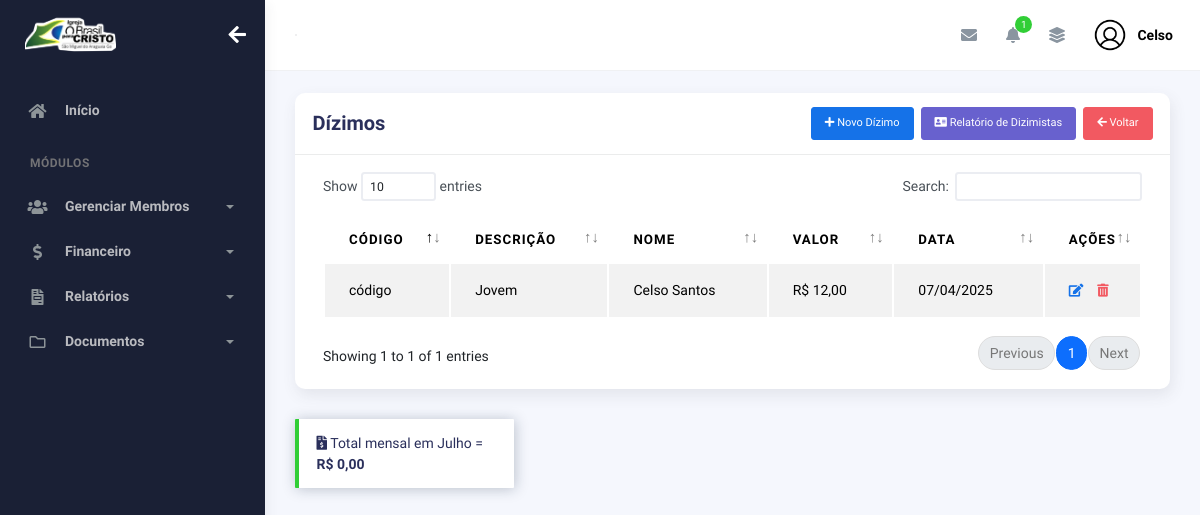
/dizimos/ (signed in), run on the app's committed database.
### plataformadizimos/models.py (models this page shows, shortened)
class Dizimos(models.Model):
    membro = models.ForeignKey(Membros, on_delete=models.CASCADE)
    valor = models.DecimalField(max_digits=10, decimal_places=2)
    data_dizimo = models.DateField(auto_now_add=True)  # Data do dízimo (preenchida automaticamente)

### plataformaigreja/models.py (models this page shows, shortened)
class Membros(models.Model):
    choices_sexo = (('F', 'Feminino'),
                    ('M', 'Masculino'))
    choices_cargo = (('A', 'Auxiliar'),
                     ('C', 'Congregado'),
                     ('Cr', 'Crianças'),
                     ('Da', 'Diaconisa'),
                     ('D', 'Diácono'),
                     ('E', 'Evangelista'),
                     ('J', 'Jovem'),
                     ('Mb', 'Membro'),
                     ('Mi', 'Missionário(a)'),
                     ('Pr', 'Pastor'),
                     ('P', 'Presbítero'))
    nome = models.CharField(max_length=50)
    sexo = models.CharField(max_length=1, choices=choices_sexo)
    cpf = models.CharField(max_length=20, blank=True, null=True)
    email = models.EmailField(blank=True, null=True)
    telefone = models.CharField(max_length=19, blank=True, null=True)
    endereco = models.CharField(max_length=100, blank=True, null=True)
    foto = models.ImageField(upload_to="img_membros", null=True, blank=True)
    data_nascimento = models.DateField(null=True, blank=True)
    data_batismo = models.DateField(null=True, blank=True)
    cargo = models.CharField(max_length=2, choices=choices_cargo)
    pastor = models.ForeignKey(
        User,
        on_delete=models.CASCADE
    )
    nome_igreja = models.ForeignKey('igreja.Igreja', on_delete=models.CASCADE, null=True, blank=True)
    ativo = models.BooleanField(default=True)

### plataformadizimos/views.py (the view, shortened to what this page needs)
# urls.py: path('dizimos/', views.dizimos, name='dizimos'),
@login_required(login_url='/usuarios/login')
def dizimos(request):
    data_atual = datetime.now()
    mes_atual = data_atual.month
    ano_atual = data_atual.year
    dizimos = Dizimos.objects.filter(membro__pastor=request.user).order_by("-data_dizimo")
    total_dizimos = Dizimos.objects.filter(
        membro__pastor=request.user,
        data_dizimo__month=mes_atual,
        data_dizimo__year=ano_atual
    ).aggregate(Sum('valor'))['valor__sum'] or 0
    membros = Membros.objects.filter(pastor=request.user)
    return render(request, "dizimos.html", {
        "membros": membros,
        "dizimos": dizimos,
        "total_dizimos": total_dizimos,
        "data_atual": data_atual,
    })

### igreja/context_processors.py (called while the page is built)
def logo_igreja(request):
    if request.user.is_authenticated:
        igreja = Igreja.objects.filter(pastor=request.user).first()
        return {"logo_igreja": igreja.logo.url if igreja and igreja.logo else None}
    return {"logo_igreja": None}

### plataformaigreja/context_processors.py (called while the page is built)
def total_membros_context(request):
    if request.user.is_authenticated:
        total_membros = Membros.objects.filter(pastor=request.user, ativo=True).count()
    else:
        total_membros = 0
    return {
        'total_membros': total_membros
    }

def total_membros_transferidos(request):
    if request.user.is_authenticated:
        total_membros_transf = Membros.objects.filter(pastor=request.user, ativo=False).count()
    else:
        total_membros_transf = 0
    return {
        'total_membros_transf': total_membros_transf
    }

### plataformadizimos/templates/dizimos.html (shortened to what this page needs)
{% extends "bases/base_plataformaigreja.html" %}
{% load static %}
{% block 'conteudo' %}
<div class="col-md-12">
  <div class="card">
    <div class="card-header">
      <div class="d-flex align-items-center">
        <h4 class="card-title">Dízimos</h4>
        <button class="btn btn-primary btn-sm ms-auto" data-bs-toggle="modal" data-bs-target="#addRowModal">
          <i class="fa fa-plus"></i> Novo Dízimo
        </button>
        <a href="{% url 'pagina_relatorio_dizimos' %}" class="btn btn-secondary ms-2 btn-sm"><i class="fas fa-address-card"></i> Relatório de Dizimistas</a>
        <a href="{% url 'controle_financeiro' %}" class="btn btn-danger ms-2 btn-sm"><i class="fas fa-arrow-left"></i> Voltar</a>
      </div>
    </div>
        <div class="card-body">
            <div class="table-responsive">
              <table id="add-row" class="display table table-striped table-hover">
                <thead>
                  <tr>
                    <th>CÓDIGO</th>
                    <th>DESCRIÇÃO</th>
                    <th>NOME</th>
                    <th>VALOR</th>
                    <th>DATA</th>
                    <th style="width: 10%">Ações</th>
                  </tr>
                </thead>
                <tbody>
                  {% for dizimo in dizimos %}
                    <tr>
                      <td>código</td>
                      <td>
                        {% if dizimo.membro.cargo == "Mb" %}
                          Membro
                        {% elif dizimo.membro.cargo == "A" %}
                          Auxiliar
                        {% elif dizimo.membro.cargo == "C" %}
                          Congregado
                        {% elif dizimo.membro.cargo == "Cr" %}
                          Crianças
                        {% elif dizimo.membro.cargo == "Da" %}
                          Diaconisa
                        {% elif dizimo.membro.cargo == "D" %}
                          Diácono
                        {% elif dizimo.membro.cargo == "E" %}
                          Evangelista
                        {% elif dizimo.membro.cargo == "J" %}
                          Jovem
                        {% elif dizimo.membro.cargo == "Mi" %}
                          Missionário(a)
                        {% elif dizimo.membro.cargo == "Pr" %}
                          Pastor
                        {% elif dizimo.membro.cargo == "P" %}
                          Presbítero
                        {% endif %}
                      </td>
                      <td>{{ dizimo.membro.nome }}</td>
                      <td>R$ {{ dizimo.valor }}</td>
                      <td>{{ dizimo.data_dizimo|date:"d/m/Y" }}</td>
                      <td>
                        <div class="form-button-action">
                          <form action="" method="POST" style="display:inline;">
                            <a href="{% url 'editar_dizimo' dizimo.id %}">
                            <button
                              type="button"
                              title="Editar"
                              class="dropdown-item"
                              data-original-title="Edit Task"
                            >
                            <i class="fa fa-edit"></i>
                            </button>
                          </a>
                        </form>
                        <form action="{% url 'excluir_dizimo' dizimo.id %}" method="POST" style="display:inline;">
                          <button
                            type="submit"
                            title="Excluir"
                            class="dropdown-item ms-3 text-danger"
                            onclick="return confirm('Tem certeza que deseja excluir este dízimo?')">
                            <i class="fas fa-trash-alt"></i>
                          </button>
                        </form>
                        </div>
                      </td>
                    </tr>
                          {% endfor %}
                        </tbody>
                      </table>
                    </div>
                  </div>
                </div>
                <div class="alert alert-success col-md-3" role="alert">
                  <i class="fas fa-file-invoice-dollar"></i> Total mensal em  {{ data_atual|date:"F" }} = <strong>R$ {{ total_dizimos|floatformat:2 }}</strong>
           </div>
              </div>
            </div>
          </div>
      </div>
{% endblock %}

### templates/bases/base.html (shortened to what this page needs)
{% load static %}
<!DOCTYPE html>
<html lang="pt-BR">
  <head>
    <link href="{% static 'geral/assets/css/bootstrap.min.css' %}" rel="stylesheet">
    <link href="{% static 'geral/assets/css/plugins.min.css' %}" rel="stylesheet">
    <link href="{% static 'geral/assets/css/kaiadmin.min.css' %}" rel="stylesheet">
    <link href="{% static 'geral/assets/css/demo.css' %}" rel="stylesheet">
  </head>
  <body>
    <div class="wrapper">
      {% if user.is_authenticated %}
        <div class="sidebar" data-background-color="dark">
          <div class="sidebar-logo">
            <div class="logo-header" data-background-color="dark">
              <a href="{% url 'dashboard_igreja' %}" class="logo">
              {% if logo_igreja %}
                  <img src="{{ logo_igreja }}" alt="Logo da Igreja" class="navbar-brand" height="50"/>
              {% else %}
                  <p>Nenhuma logo cadastrada.</p>
              {% endif %}
              </a>
              <div class="nav-toggle">
                <button class="btn btn-toggle toggle-sidebar">
                  <i class="fas fa-arrow-left"></i>
                </button>
              </div>
            </div>
          </div>
          <div class="sidebar-wrapper scrollbar scrollbar-inner">
            <div class="sidebar-content">
              <ul class="nav nav-secondary">
                <li class="nav-item">
                  <a
                    href="{% url 'dashboard_igreja' %}"
                    aria-expanded="false"
                  >
                    <i class="fas fa-home"></i>
                    <p>Início</p>
                  </a>
                </li>
                <li class="nav-section">
                  <h4 class="text-section">Módulos</h4>
                </li>
                <li class="nav-item">
                  <a data-bs-toggle="collapse" href="#base">
                    <i class="fas fa-users"></i>
                    <p>Gerenciar Membros</p>
                    <span class="caret"></span>
                  </a>
                </li>
                <li class="nav-item">
                  <a data-bs-toggle="collapse" href="#sidebarLayouts">
                    <i class="fas fa-dollar-sign"></i>
                    <p>Financeiro</p>
                    <span class="caret"></span>
                  </a>
                </li>
                <li class="nav-item">
                  <a data-bs-toggle="collapse" href="#sidebarRelatorios">
                    <i class="fas fa-file-invoice"></i>
                    <p>Relatórios</p>
                    <span class="caret"></span>
                  </a>
                </li>
                <li class="nav-item">
                  <a data-bs-toggle="collapse" href="#sidebarDocumentos">
                    <i class="far fa-folder"></i>
                    <p>Documentos</p>
                    <span class="caret"></span>
                  </a>
                </li>
              </ul>
            </div>
          </div>
        </div>
        <div class="main-panel">
          <div class="main-header">
            <nav
              class="navbar navbar-header navbar-header-transparent navbar-expand-lg border-bottom"
            >
              <div class="container-fluid">
                <nav
                  class="navbar navbar-header-left navbar-expand-lg navbar-form nav-search p-0 d-none d-lg-flex"
                >
                  <div class="input-group">
                </nav>
                <ul class="navbar-nav topbar-nav ms-md-auto align-items-center">
                  <li class="nav-item topbar-icon dropdown hidden-caret">
                    <a
                      class="nav-link dropdown-toggle"
                      href="#"
                      id="messageDropdown"
                      role="button"
                      data-bs-toggle="dropdown"
                      aria-haspopup="true"
                      aria-expanded="false"
                    >
                      <i class="fa fa-envelope"></i>
                    </a>
                  </li>
                  <li class="nav-item topbar-icon dropdown hidden-caret">
                    <a
                      class="nav-link dropdown-toggle"
                      href="#"
                      id="notifDropdown"
                      role="button"
                      data-bs-toggle="dropdown"
                      aria-haspopup="true"
                      aria-expanded="false"
                    >
                      <i class="fa fa-bell"></i>
                      <span class="notification">1</span>
                    </a>
                  </li>
                  <li class="nav-item topbar-icon dropdown hidden-caret">
                    <a
                      class="nav-link"
                      data-bs-toggle="dropdown"
                      href="#"
                      aria-expanded="false"
                    >
                      <i class="fas fa-layer-group"></i>
                    </a>
                  </li>
                  <li class="nav-item topbar-user dropdown hidden-caret">
                    <a
                      class="dropdown-toggle profile-pic"
                      data-bs-toggle="dropdown"
                      href="#"
                      aria-expanded="false"
                    >
                      <div class="avatar-sm">
                        <img
                          src="{% static 'geral/assets/img/profile.png'%}"
                          alt="..."
                          class="avatar-img rounded-circle"
                        />
                      </div>
                      <span class="profile-username">
                        <span class="fw-bold">{{ user.first_name }}</span>
                      </span>
                    </a>
                  </li>
                </ul>
              </div>
            </nav>
          </div>
          <div class="container">
            <div class="page-inner">
            {% block 'conteudo' %}
            {% endblock %}
            </div>
    {% endif %}
  </body>
</html>

### data on the page
Dizimos: shows "Jovem", membro.nome "Celso Santos", valor "12,00", data_dizimo "07/04/2025"

### other printed values
{{ user.first_name }} "Celso"
{{ total_dizimos|floatformat:2 }} "0,00"
